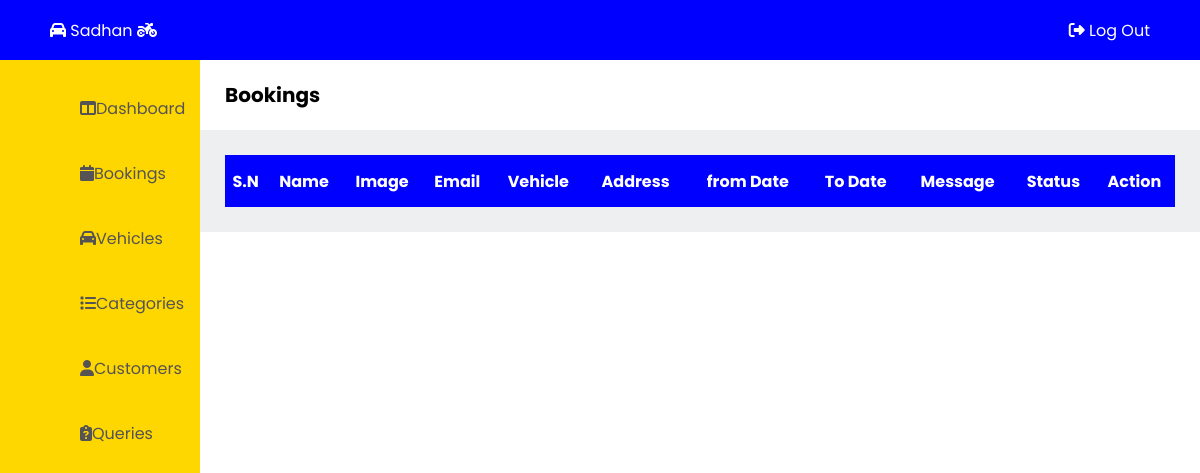
Page /admin/bookings.php on the earlier database version.
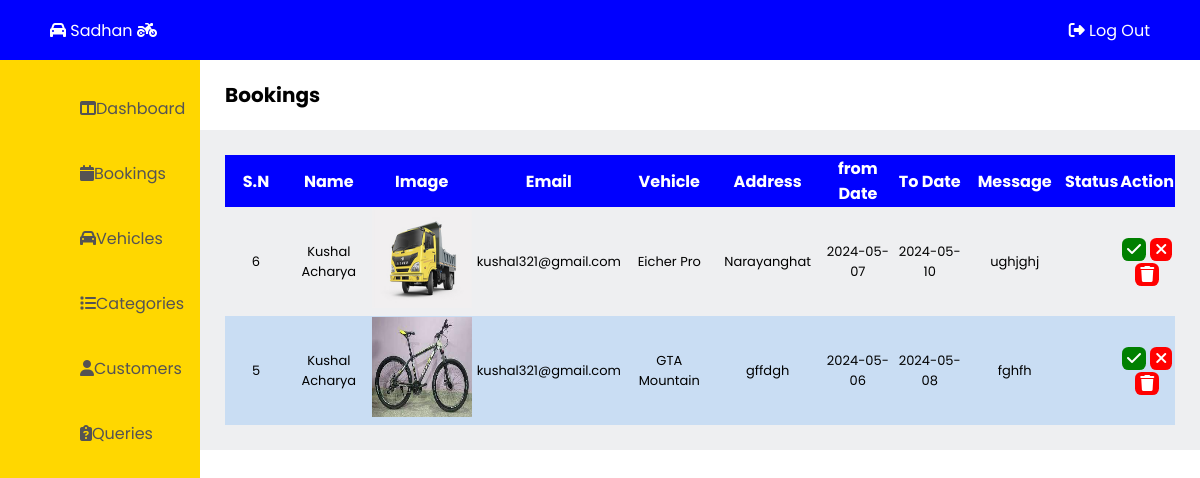
Same page on the later database version.
### tables this page shows
CREATE TABLE `bookings` (
  `b_id` int(11) NOT NULL,
  `v_id` int(100) NOT NULL,
  `b_name` varchar(50) NOT NULL,
  `bv_image` varchar(100) NOT NULL,
  `b_email` varchar(100) NOT NULL,
  `b_vehicle` varchar(50) NOT NULL,
  `b_address` varchar(50) NOT NULL,
  `b_fromdate` date NOT NULL,
  `b_todate` date NOT NULL,
  `b_message` varchar(500) NOT NULL,
  `b_status` varchar(10) NOT NULL
);

### admin/bookings.php (the view, shortened to what this page needs)
<!DOCTYPE html>
<html lang="en">
<head>
  <link rel="stylesheet" href="admin-css\admin-style.css"/>
</head>
<body>
  <?php
    include "admin-container\admin-header.php";
  ?>
  <?php
    include "admin-container\admin-leftbar.php";
  ?>
  <main class="main">
    <section class="title">
      <p>Bookings</p>
    </section>
    <div class="booking-table">
      <table>
        <tr>
          <th>S.N</th>
          <th>Name</th>
          <th>Image</th>
          <th>Email</th>
          <th>Vehicle</th>
          <th>Address</th>
          <th>from Date</th>
          <th>To Date</th>
          <th>Message</th>
          <th>Status</th>
          <th>Action</th>
        </tr>
<?php
    $qry = "SELECT * FROM bookings ORDER BY b_id DESC";
    include 'admin-container/db_connection.php';
    $result = mysqli_query($con, $qry);
?>
        <?php while($row = mysqli_fetch_assoc($result)) { ?>
          <tr>
            <td style="width:170px; font-size: 13px"><?php echo $row['b_id'];?></td>
            <td style="width:170px; font-size: 13px"><?php echo $row['b_name'];?></td>
            <td><img src="../uploads/<?php echo $row['bv_image'];?>" alt="" style="width:100px; height:100px"></td>
            <td  style="width:170px; font-size: 13px"><?php echo $row['b_email'];?></td>
            <td  style="width:170px; font-size: 13px"><?php echo $row['b_vehicle'];?></td>
            <td  style="width:170px; font-size: 13px"><?php echo $row['b_address'];?></td>
            <td  style="width:170px; font-size: 13px"><?php echo $row['b_fromdate'];?></td>
            <td  style="width:170px; font-size: 13px"><?php echo $row['b_todate'];?></td>
            <td  style="width:170px; font-size: 13px"><?php echo $row['b_message'];?></td>
            <td><?php echo $row['b_status'];?></td>
            <td>
              <a href="bookings.php?confirm_id=<?php echo $row['b_id'];?>" class="confirm" onclick="return confirm('Are you sure to confirm this booking?')"><i class="fa-solid fa-check"></i></a>
              <a href="bookings.php?cancel_id=<?php echo $row['b_id'];?>" class="cancel" onclick="return confirm('Are you sure to cancel this booking?')"><i class="fa-solid fa-xmark"></i></a>
              <a href="bookings.php?delete_id=<?php echo $row['b_id'];?>" name="delete" class="delete" onclick="return confirm('Are you sure to delete?')"><i class="fa-solid fa-trash"></i></a>
            </td>
          </tr>
        <?php } ?>
      </table>
    </div>
  </main>
</body>
</html>

Differences in the rows shown:
added bookings: b_id "6", b_name "Kushal Acharya", bv_image (picture), b_email "kushal321@gmail.com", b_vehicle "Eicher Pro", b_address "Narayanghat", b_fromdate "2024-05-07", b_todate "2024-05-10", b_message "ughjghj"
added bookings: b_id "5", b_name "Kushal Acharya", bv_image (picture), b_email "kushal321@gmail.com", b_vehicle "GTA Mountain", b_address "gffdgh", b_fromdate "2024-05-06", b_todate "2024-05-08", b_message "fghfh"
